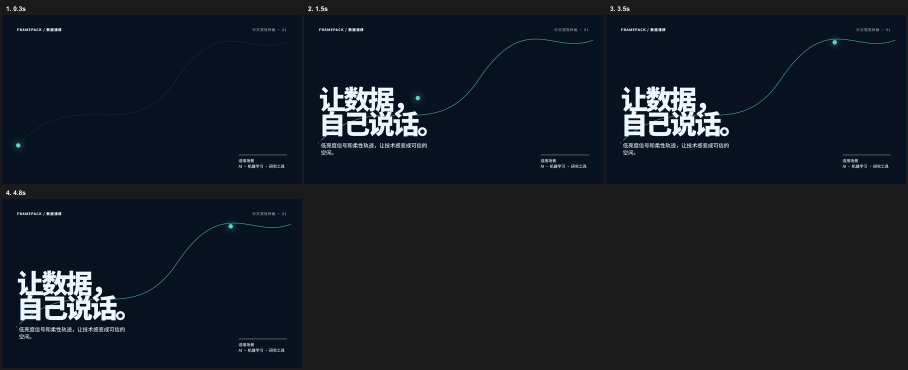
#> input picture packages/director-assets/specimens/styles/data-drift/snapshots/contact-sheet.jpg, 1816 x 740 px, given in place of sheet-transparent.png, which was not available (shown at 1/2 size); the run also reads 1 picture not shown here
$ python test5_sprite_forge.py
#> lines starting #> are read from the running program, lines starting #| are printed output that depends on the picture
"""测试 5: Sprite Forge 脚本运行.

先用 Pillow 生成测试 sprite sheet (品红背景 #FF00FF + 几个色块),
然后跑 process_sprite.py process 和 make_layout_guide.py,
验证裁切 / 透明 PNG / 布局参考图生成.
"""
import subprocess
import sys
from pathlib import Path

import numpy as np
from PIL import Image, ImageDraw

PLUGIN = Path("F:/hyperframes/framepack-plugin").resolve()
SPRITE_DIR = PLUGIN / "skills" / "framepack-sprite-forge" / "scripts"
WORK = Path("F:/hyperframes/framepack-e2e-test/sprite-work").resolve()
WORK.mkdir(parents=True, exist_ok=True)

ROWS, COLS = 2, 4  # 8 帧
CELL = 200         # 每个 cell 200x200

# 1) 生成测试 sprite sheet: 品红底色 + 每个 cell 中央放一个不同色块 (留边距)
sheet_w = COLS * CELL
sheet_h = ROWS * CELL
sheet = Image.new("RGB", (sheet_w, sheet_h), (255, 0, 255))  # #FF00FF
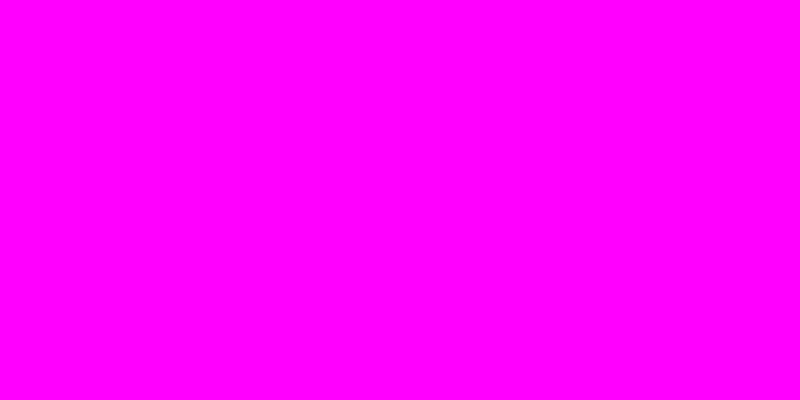
#> sheet: PIL image 800x400 RGB; mean R, G, B 255, 0, 255
draw = ImageDraw.Draw(sheet)

colors = [
    (255, 0, 0), (0, 255, 0), (0, 0, 255), (255, 255, 0),
    (0, 255, 255), (255, 128, 0), (128, 0, 255), (255, 192, 203),
]
margin = int(CELL * 0.2)  # 留 20% 边距, 主体占中央 60%
inner = CELL - 2 * margin
for idx, color in enumerate(colors):
    r = idx // COLS
    c = idx % COLS
    x0 = c * CELL + margin
    y0 = r * CELL + margin
    draw.rectangle((x0, y0, x0 + inner, y0 + inner), fill=color)

raw_path = WORK / "raw-sheet.png"
sheet.save(raw_path)
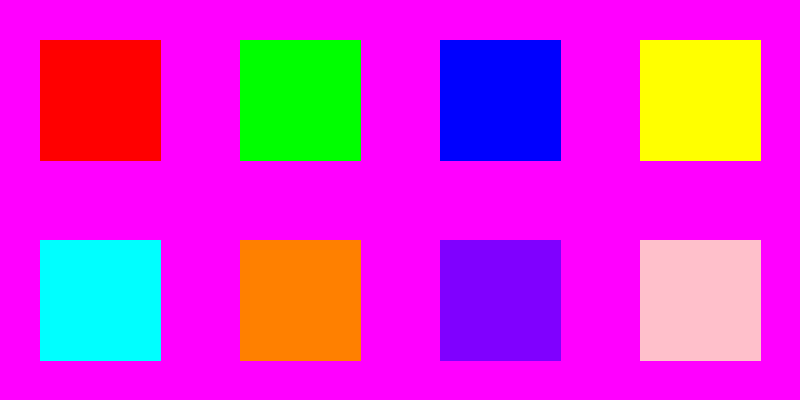
#> saved as raw-sheet.png: PIL image 800x400 RGB; mean R, G, B 214.2, 49.6, 206
print(f"[OK] 生成测试 sprite sheet: {raw_path}  ({sheet_w}x{sheet_h})")

# 2) 跑 process_sprite.py process
print()
print("=" * 78)
print("运行: process_sprite.py process")
print("=" * 78)
out_dir = WORK / "processed"
cmd = [
    sys.executable, str(SPRITE_DIR / "process_sprite.py"), "process",
    "--input", str(raw_path),
    "--rows", str(ROWS),
    "--cols", str(COLS),
    "--output-dir", str(out_dir),
    "--cell-size", str(CELL),
    "--fps", "8",
]
print("命令:", " ".join(cmd))
res = subprocess.run(cmd, capture_output=True, text=True)
print(f"exit code: {res.returncode}")
print(f"stdout:\n{res.stdout}")
if res.stderr:
    print(f"stderr:\n{res.stderr}")

# 3) 检查产出文件
print()
print("=" * 78)
print("产出文件清单")
print("=" * 78)
expected_files = ["sheet-transparent.png"] + [f"frame_{i:02d}.png" for i in range(1, ROWS*COLS+1)] + ["animation.gif"]
file_status = []
for name in expected_files:
    p = out_dir / name
    exists = p.is_file()
    size = p.stat().st_size if exists else 0
    file_status.append((name, exists, size))
    mark = "OK" if exists else "MISSING"
    print(f"  [{mark}] {name:30s}  size={size:>8d} B")

# 4) 用 numpy 验证透明 PNG 真的透明 (背景 alpha=0), 且 sprite 区域 alpha=255
print()
print("=" * 78)
print("透明性验证 (sheet-transparent.png)")
print("=" * 78)
sheet_t = Image.open(out_dir / "sheet-transparent.png").convert("RGBA")
arr = np.asarray(sheet_t)
alpha = arr[..., 3]
#> alpha: shape (740, 1816); every value is 255
total = alpha.size
#> total = 1343840
transparent = int((alpha == 0).sum())
#> transparent = 0
opaque = int((alpha == 255).sum())
#> opaque = 1343840
print(f"  尺寸        : {sheet_t.size}")
#|   尺寸        : (1816, 740)
print(f"  总像素      : {total}")
#|   总像素      : 1343840
print(f"  透明 (a=0)  : {transparent}  ({100*transparent/total:.1f}%)")
#|   透明 (a=0)  : 0  (0.0%)
print(f"  不透明 (a=255): {opaque}  ({100*opaque/total:.1f}%)")
#|   不透明 (a=255): 1343840  (100.0%)

# 抽查第一帧: 应该有透明 (背景) + 不透明 (sprite)
frame1 = Image.open(out_dir / "frame_01.png").convert("RGBA")
farr = np.asarray(frame1)
falpha = farr[..., 3]
has_transparent = bool((falpha == 0).any())
#> has_transparent = False
has_opaque = bool((falpha == 255).any())
#> has_opaque = True
print(f"\n  frame_01.png alpha: has_transparent={has_transparent}  has_opaque={has_opaque}")
#|   frame_01.png alpha: has_transparent=False  has_opaque=True

# 5) 跑 make_layout_guide.py
print()
print("=" * 78)
print("运行: make_layout_guide.py")
print("=" * 78)
guide_path = WORK / "layout-guide.png"
cmd2 = [
    sys.executable, str(SPRITE_DIR / "make_layout_guide.py"),
    "--rows", str(ROWS),
    "--cols", str(COLS),
    "--cell-size", str(CELL),
    "--output", str(guide_path),
]
print("命令:", " ".join(cmd2))
res2 = subprocess.run(cmd2, capture_output=True, text=True)
print(f"exit code: {res2.returncode}")
print(f"stdout: {res2.stdout.strip()}")
if res2.stderr:
    print(f"stderr: {res2.stderr}")

guide = Image.open(guide_path)
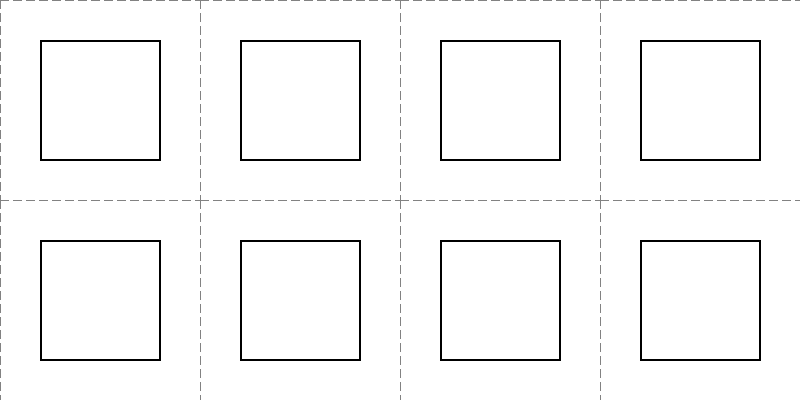
#> input picture framepack-e2e-test/sprite-work/layout-guide.png, 800 x 400 px, found by its file name
#> guide is the input picture: PIL image 800x400 RGB; min 0, max 255, mean 248.1
print(f"  layout-guide.png 尺寸: {guide.size}  (期望 {(COLS*CELL, ROWS*CELL)})")
#|   layout-guide.png 尺寸: (800, 400)  (期望 (800, 400))

# 自动评估
checks = []
checks.append(("process_sprite.py exit=0", res.returncode == 0))
checks.append(("stdout 输出 Wrote", "Wrote" in res.stdout))
checks.append(("sheet-transparent.png 存在", (out_dir / "sheet-transparent.png").is_file()))
checks.append((f"裁切出 {ROWS*COLS} 帧",
               all((out_dir / f"frame_{i:02d}.png").is_file() for i in range(1, ROWS*COLS+1))))
checks.append(("animation.gif 存在", (out_dir / "animation.gif").is_file()))
checks.append(("透明像素 > 0 (色键生效)", transparent > 0))
checks.append(("不透明像素 > 0 (sprite 保留)", opaque > 0))
checks.append(("make_layout_guide.py exit=0", res2.returncode == 0))
checks.append(("layout-guide.png 尺寸正确", guide.size == (COLS*CELL, ROWS*CELL)))

print()
print("=" * 78)
print("测试 5 自动检查结果")
print("=" * 78)
all_pass = True
for name, cond in checks:
    status = "PASS" if cond else "FAIL"
    if not cond:
        all_pass = False
    print(f"  [{status}] {name}")
#> this loop made 9 passes
#> (name, cond, status) on passes 1 to 9: ('process_sprite.py exit=0', False, 'FAIL'), ('stdout 输出 Wrote', False, 'FAIL'), ('sheet-transparent.png 存在', True, 'PASS'), ('裁切出 8 帧', False, 'FAIL'), ('animation.gif 存在', False, 'FAIL'), ('透明像素 > 0 (色键生效)', False, 'FAIL'), ('不透明像素 > 0 (sprite 保留)', True, 'PASS'), ('make_layout_guide.py exit=0', False, 'FAIL'), ('layout-guide.png 尺寸正确', True, 'PASS')
#|   [FAIL] process_sprite.py exit=0
#|   [FAIL] stdout 输出 Wrote
#|   [PASS] sheet-transparent.png 存在
#|   [FAIL] 裁切出 8 帧
#|   [FAIL] animation.gif 存在
#|   [FAIL] 透明像素 > 0 (色键生效)
#|   [PASS] 不透明像素 > 0 (sprite 保留)
#|   [FAIL] make_layout_guide.py exit=0
#> (further printed lines are left out)
print(f"\n测试 5 总体: {'PASS' if all_pass else 'FAIL'}")
#| 测试 5 总体: FAIL

# 记录发现
print()
print("=" * 78)
print("测试 5 发现/备注")
print("=" * 78)
print("- process_sprite.py 标准输出只有 'Wrote <path>' 一行, 无显式 QC 报告文件或文本.")
print("  SKILL.md 描述后处理流程包含 'QC', 但脚本本身不输出 QC 报告内容.")
print("  色键/裁切/透明 PNG 均正常生成, 但 'QC 报告正常' 这一项在脚本层未独立存在.")

#> (the run stopped early here; a loop or call above may not have finished)
